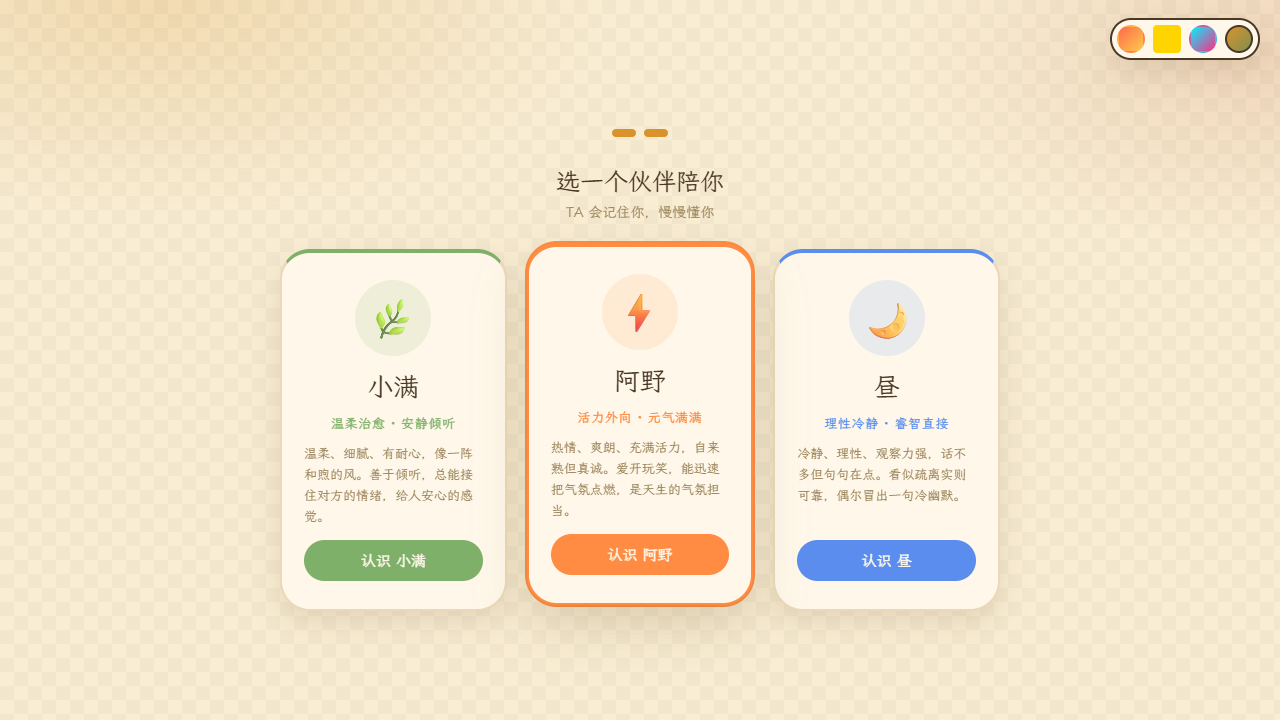
#> input picture current-companion.png, 1280 x 720 px
$ python -i remove_bg.py   (imports and definitions only)
#> lines starting #> are read from the running program, lines starting #| are printed output that depends on the picture; after the words box and inside, x2 and y2 are one past the last pixel; in counts of white or black regions, pixels touching at a corner belong together
# -*- coding: utf-8 -*-
import numpy as np
from PIL import Image
from scipy import ndimage

FUZZ = 30      # 到背景色的欧氏距离阈值
FEATHER = 2.0  # 羽化强度（高斯模糊 sigma）


def remove_bg(path):
#> called with path = '../current-companion.png'
    img = Image.open(path).convert('RGBA')
    arr = np.array(img).astype(np.int16)  # H, W, 4
    h, w = arr.shape[:2]
#> h = 720; w = 1280
    rgb = arr[:, :, :3]

    # 背景色：四角平均
    corners = np.array([rgb[0, 0], rgb[0, w - 1], rgb[h - 1, 0], rgb[h - 1, w - 1]])
#> corners = [[244, 224, 188], [236, 215, 188], [243, 231, 205], [249, 237, 211]]
    bg = corners.mean(axis=0)
#> bg = [243, 226.8, 198]

    # 到背景色的距离
    dist = np.sqrt(((rgb - bg) ** 2).sum(axis=2))
    is_bg = dist < FUZZ
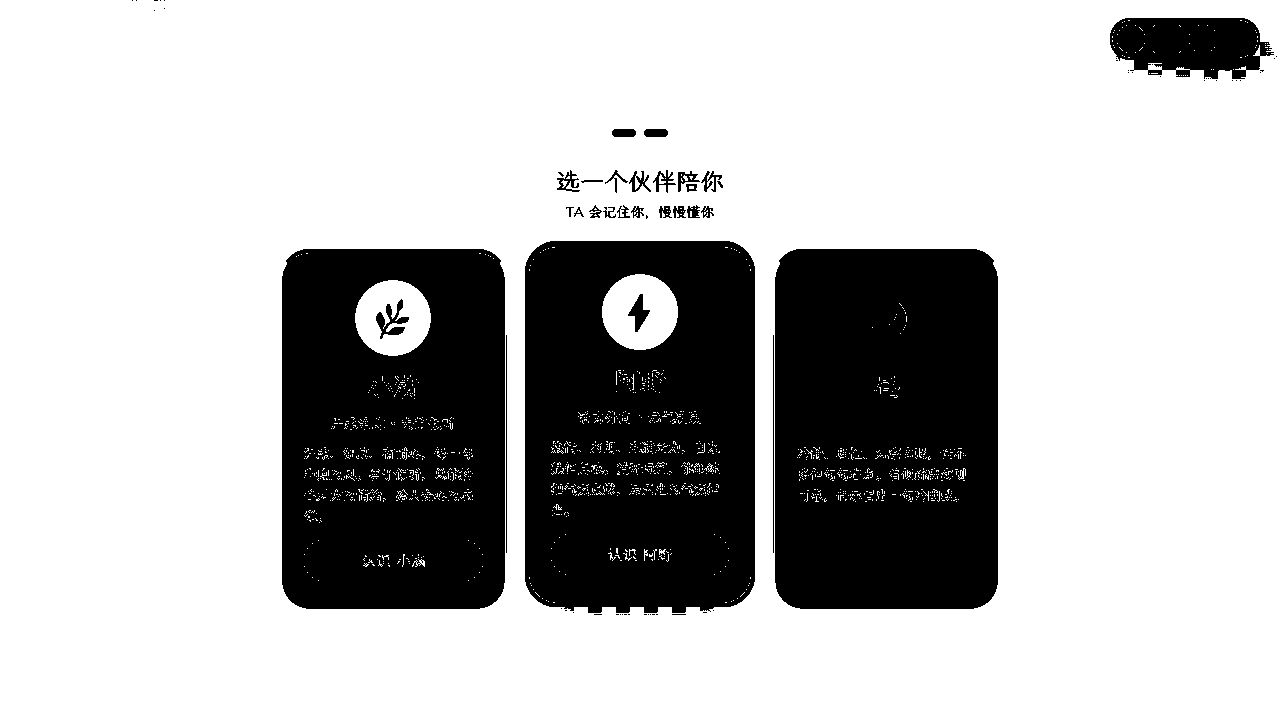
#> is_bg: shape (720, 1280) bool; 73.9% white; 73 black regions (44 under 20 px), largest, box (x1, y1, x2, y2) and area: (775, 249, 998, 609) 78499, (525, 241, 755, 613) 77563, (282, 249, 505, 609) 73615

    # 连通域
    labeled, n = ndimage.label(is_bg)
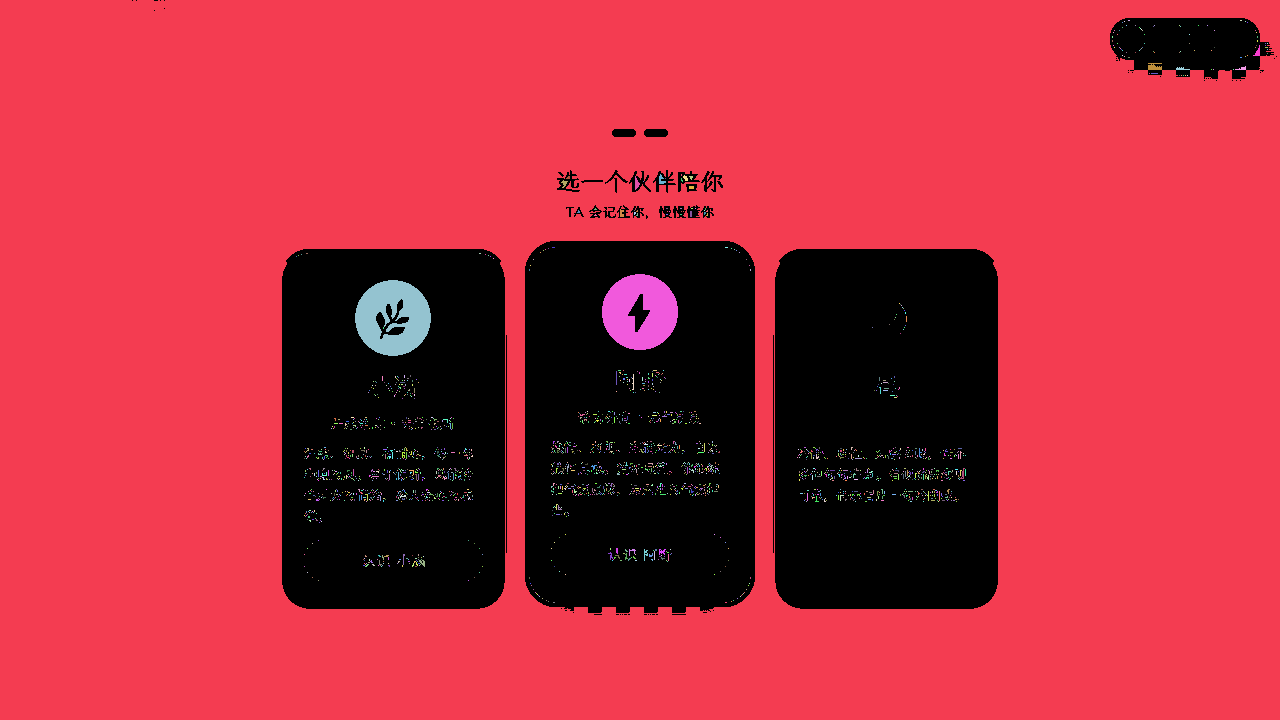
#> labeled: shape (720, 1280) int32; 2340 distinct labels, from 0 to 2339; one colour per label, 0 black
#> n = 2339

    # 边缘触碰的标签
    edge = set(labeled[0, :].tolist()) | set(labeled[-1, :].tolist()) \
        | set(labeled[:, 0].tolist()) | set(labeled[:, -1].tolist())
#> edge = 2 items
    edge.discard(0)
    edge_bg = np.isin(labeled, list(edge))
#> edge_bg: shape (720, 1280) bool; 72.5% white; 70 black regions (43 under 20 px), largest, box (x1, y1, x2, y2) and area: (525, 241, 755, 613) 83761, (282, 249, 505, 609) 79581, (775, 249, 998, 609) 79581

    # 前景掩码，轻微腐蚀去掉反锯齿白边，再羽化
    fg = (~edge_bg).astype(np.uint8)
    fg = ndimage.binary_erosion(fg, iterations=1).astype(np.float32)
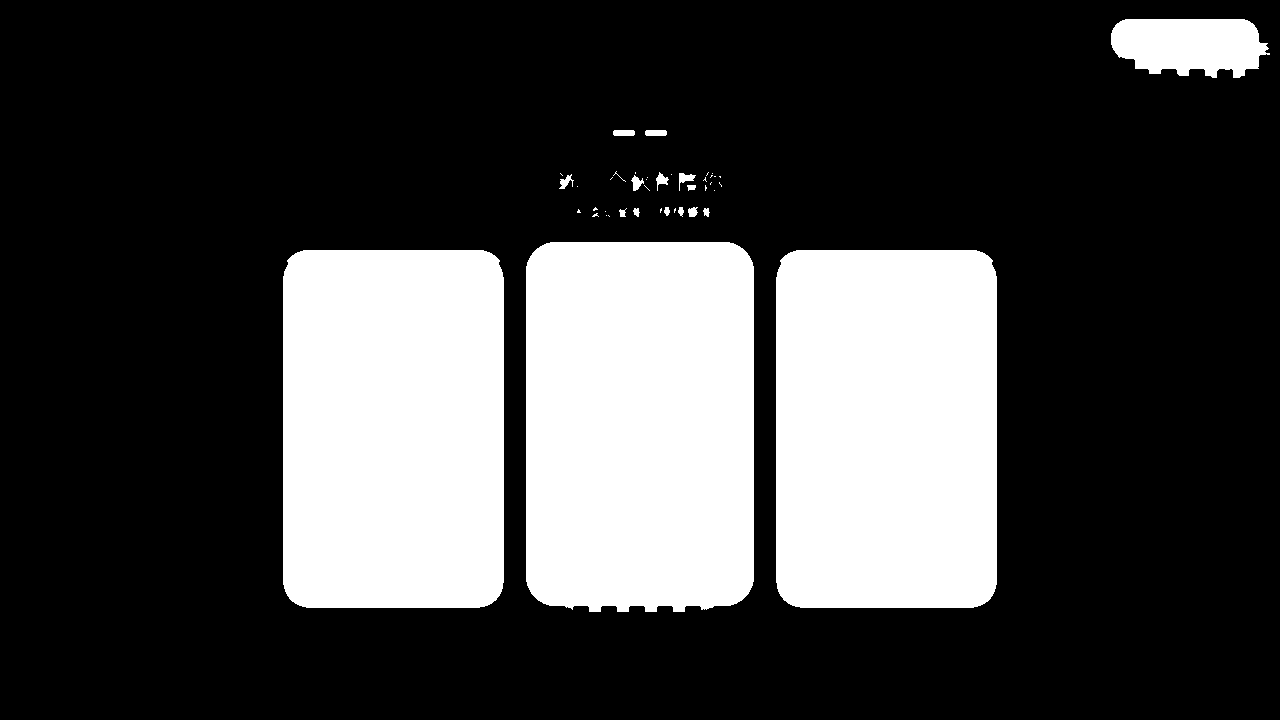
#> fg: shape (720, 1280) float32; values 0 (black) and 1 (white), 26.9% white; 44 white regions (27 under 20 px), largest, box (x1, y1, x2, y2) and area: (526, 242, 754, 612) 82596, (283, 250, 504, 608) 78481, (776, 250, 997, 608) 78481
    fg_blur = ndimage.gaussian_filter(fg, sigma=FEATHER)

    alpha = (np.clip(fg_blur, 0, 1) * 255).astype(np.uint8)
    out_rgb = arr[:, :, :3].astype(np.uint8)
#> out_rgb is the input picture: shape (720, 1280, 3); mean R, G, B 243, 230.9, 206.6
    result = Image.fromarray(np.dstack([out_rgb, alpha]), 'RGBA')
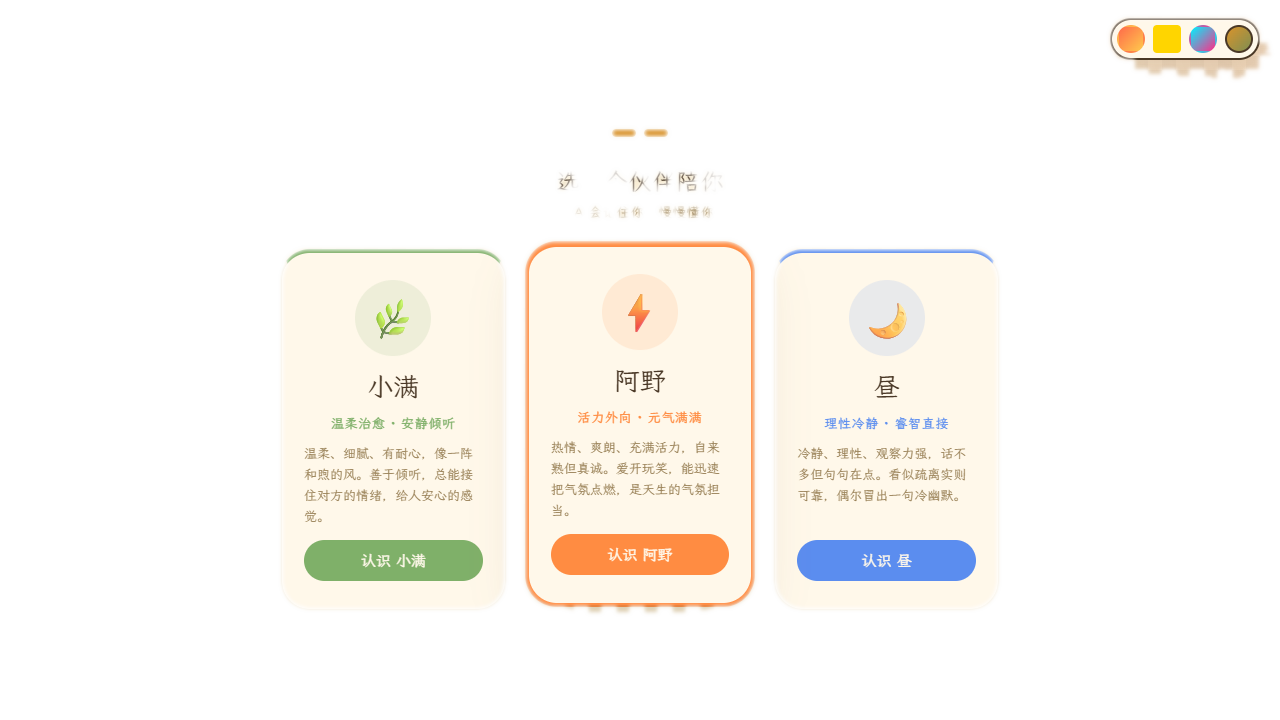
#> result: PIL image 1280x720 RGBA; mean R, G, B, A 243, 230.9, 206.6, 68.6; transparent parts drawn white
    result.save(path)


# [4 lines not run here, left out]

>>> result = remove_bg('../current-companion.png')
